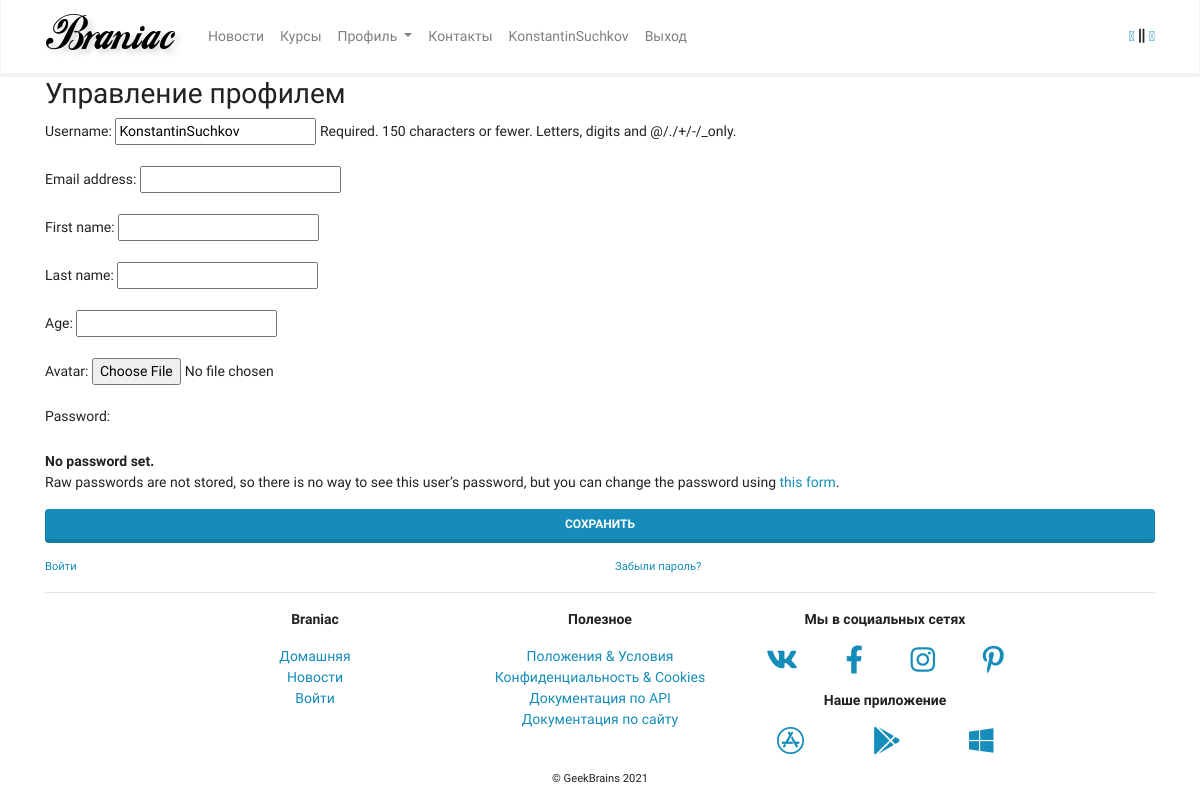
The app's page /authapp/edit/2/, older data.
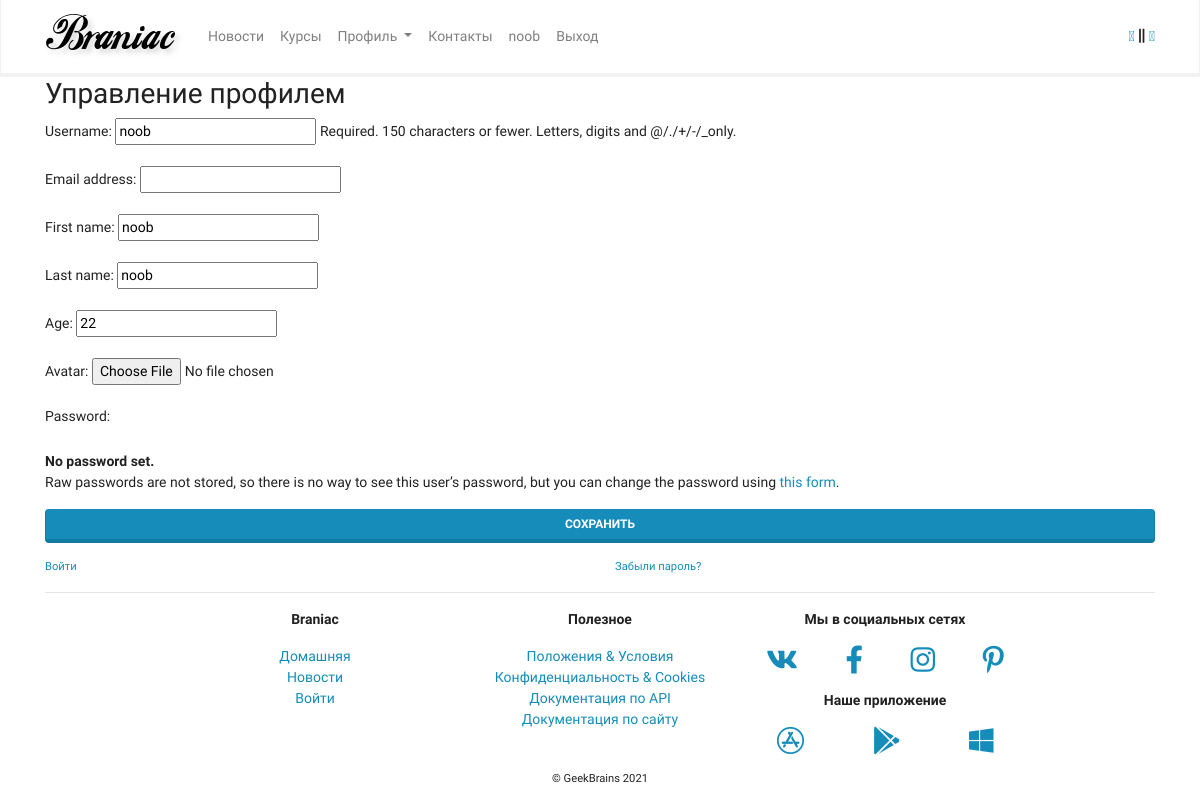
The same page, newer data.
### authapp/models.py (models this page shows, shortened)
class User(AbstractBaseUser, PermissionsMixin):
    username_validator = ASCIIUsernameValidator()
    username = models.CharField(_("username"), max_length=150, unique=True,
                                help_text=_("Required. 150 characters or fewer. Letters, digits and @/./+/-/_only."),
                                validators=[username_validator],
                                error_messages={
                                    "unique": _("A user with that username already exists."),
                                },
                                )
    first_name = models.CharField(_("first name"), max_length=150, blank=True)
    last_name = models.CharField(_("last name"), max_length=150, blank=True)
    age = models.PositiveIntegerField(blank=True, null=True)
    avatar = models.ImageField(
        upload_to=users_avatars_path, blank=True, null=True
    )
    email = models.CharField(
        _("email address"),
        max_length=256,
        unique=False,
        null=True,
    )
    is_staff = models.BooleanField(
        _("staff status"),
        default=False,
        help_text=_(
            "Designates whether the user can log into this admin site."
        ),
    )
    is_active = models.BooleanField(
        _("active"),
        default=True,
        help_text=_(
            "Designates whether this user should be treated as active. \
    Unselect this instead of deleting accounts."
        ),
    )
    date_joined = models.DateTimeField(_("date joined"), auto_now_add=True)
    objects = UserManager()
    EMAIL_FIELD = "email"
    USERNAME_FIELD = "username"
    REQUIRED_FIELDS = ["email"]
    class Meta:
        verbose_name = _("user")
        verbose_name_plural = _("users")

### authapp/views.py (the view, shortened to what this page needs)
# urls.py: path("edit/<pk>/", views.ProfileEditView.as_view(), name="edit"),
class ProfileEditView(UpdateView):
    model = User
    form_class = forms.CustomUserChangeForm
    template_name = 'authapp/edit.html'

### authapp/forms.py (shortened to what this page needs)
class CustomUserChangeForm(UserChangeForm):
    class Meta:
        model = get_user_model()
        fields = (
            "username",
            "email",
            "first_name",
            "last_name",
            "age",
            "avatar",
        )
    field_classes = {"username": UsernameField}

### authapp/templates/authapp/edit.html (shortened to what this page needs)
{% extends 'authapp/base.html' %}
{% load crispy_forms_tags %}
{% block content %}
<h2>Управление профилем</h2>
<form method="post" enctype="multipart/form-data">
    {{ form|crispy }}
    <p>
        <button type="submit" class="btn btn-primary btn-block">Сохранить
        </button>
    </p>
</form>
<p>
<div class="row justify-content-between">
    <div class="col">
        <a href="{% url 'authapp:login'%}"><small>Войти</small></a>
    </div>
    <div class="col">
        <a href="#"><small>Забыли пароль?</small></a>
    </div>
</div>
{% endblock %}

### authapp/templates/authapp/base.html (shortened to what this page needs)
<body>
{% include 'mainapp/includes/inc_main_menu.html' %}
{% include 'authapp/includes/inc_messages.html' %}
    <div class="container-md">
    {% block content %}
    {% endblock %}
    </div>
    <div class="container-lg mt-auto">
        <hr>
        <div class="row justify-content-center">
            <div class="col-sm-6 col-md-3 text-center">
                <p>
                    <strong>Braniac</strong>
                </p>
                <p>
                <ul class="list-unstyled">
                    <li><a href="index.html">Домашняя</a></li>
                    <li><a href="news.html">Новости</a></li>
                    <li><a href="login.html">Войти</a></li>
                </ul>
                </p>
            </div>
            <div class="col-sm-6 col-md-3 text-center">
                <p>
                    <strong>Полезное</strong>
                </p>
                <p>
                <ul class="list-unstyled">
                    <li><a href="#">Положения &amp; Условия</a></li>
                    <li><a href="#">Конфиденциальность &amp; Cookies</a></li>
                    <li><a href="#">Документация по API</a></li>
                    <li><a href="doc_site.html">Документация по сайту</a></li>
                </ul>
                </p>
            </div>
            <div class="col-sm-6 col-md-3 text-center">
                <p>
                    <strong>Мы в социальных сетях</strong>
                </p>
                <p>
                <div class="row justify-content-around">
                    <div><a href="#"><i class="fab fa-vk fa-2x"></i></a></div>
                    <div><a href="#"><i class="fab fa-facebook-f fa-2x"></i></a></div>
                    <div><a href="#"><i class="fab fa-instagram fa-2x"></i></a></div>
                    <div><a href="#"><i class="fab fa-pinterest-p fa-2x"></i></a></div>
                </div>
                </p>
                <p>
                    <strong>Наше приложение</strong>
                </p>
                <p>
                <div class="row justify-content-around">
                    <div><a href="#"><i class="fab fa-app-store fa-2x"></i></a></div>
                    <div><a href="#"><i class="fab fa-google-play fa-2x"></i></a></div>
                    <div><a href="#"><i class="fab fa-windows fa-2x"></i></a></div>
                </div>
                </p>
            </div>
        </div>
        <div class="row justify-content-center">
            <div>
                <p><small>&copy; GeekBrains 2021</small></p>
            </div>
        </div>
    </div>
</body>
</html>

### mainapp/templates/mainapp/includes/inc_main_menu.html (shortened to what this page needs)
<!doctype html>
<html lang="ru">
<head>
    <link rel="stylesheet" href="/static/css/bootstrap.min.css">
    <link rel="stylesheet" href="/static/css/Chart.min.css">
    <link rel="stylesheet" href="/static/css/fontawesome.all.min.css">
</head>
<body>
{% load static %}
<nav class="navbar navbar-expand-lg navbar-light bg-light">
    <div class="container">
        <a class="navbar-brand" href="{% url 'mainapp:index' %}">
            <img src="{% static 'img/logo.png' %}" alt="">
        </a>
        <div class="collapse navbar-collapse" id="navbarSupportedContent">
            <ul class="navbar-nav mr-auto">
                <li
                        class="nav-item {% if request.resolver_match.view_name == 'mainapp:news' %}active{% endif %}">
                    <a class="nav-link" href="{% url 'mainapp:news' %}">Новости</a>
                </li>
                <li
                        class="nav-item {% if request.resolver_match.view_name == 'mainapp:courses' %}active{% endif %}">
                    <a class="nav-link" href="{% url 'mainapp:courses' %}">Курсы</a>
                </li>
                {% if user.is_authenticated %}
                <li class="nav-item dropdown">
                    <a class="nav-link dropdown-toggle" href="#" id="ddProfile"
                       role="button" data-toggle="dropdown" aria-haspopup="true"
                       aria-expanded="false">
                        Профиль
                    </a>
                </li>
                {% else %}
                <li class="nav-item">
                    <a class="nav-link" href="{% url 'authapp:login' %}">Вход</a>
                </li>
                {% endif %}
                <li
                        class="nav-item {% if request.resolver_match.view_name == 'mainapp:contacts' %}active{% endif %}">
                    <a class="nav-link" href="{% url 'mainapp:contacts' %}">Контакты</a>
                </li>
                {% if user.is_authenticated %}
                    <li class="nav-item ">
                        <a class="nav-link" href="{% url 'authapp:edit' user.pk %}">{{ user.first_name|default:user.username}}</a>
                    </li>
                    <li class="nav-item ">
                        <a class="nav-link" href="{% url 'authapp:logout' %}">Выход</a>
                    </li>
                {% else %}
                    <li class="nav-item ">
                        <a class="nav-link" href="{% url 'authapp:login' %}">Вход</a>
                    </li>
                {% endif %}
            </ul>
            <span><a href="#">󰐮</a> <i class="fas fa-grip-lines-vertical"></i> <a
                    href="#">󰏅</a></span>
        </div>
    </div>
</nav>

### authapp/templates/authapp/includes/inc_messages.html (shortened to what this page needs)
<div class="position-absolute w-100" style="z-index: 1;">
</div>

Row changes from the older to the newer data that the page shows:
changed User: first_name "KonstantinSuchkov" → "noob"; username "KonstantinSuchkov" → "noob"; first_name (not shown) → "noob"; last_name (not shown) → "noob"; age (not shown) → "22"
